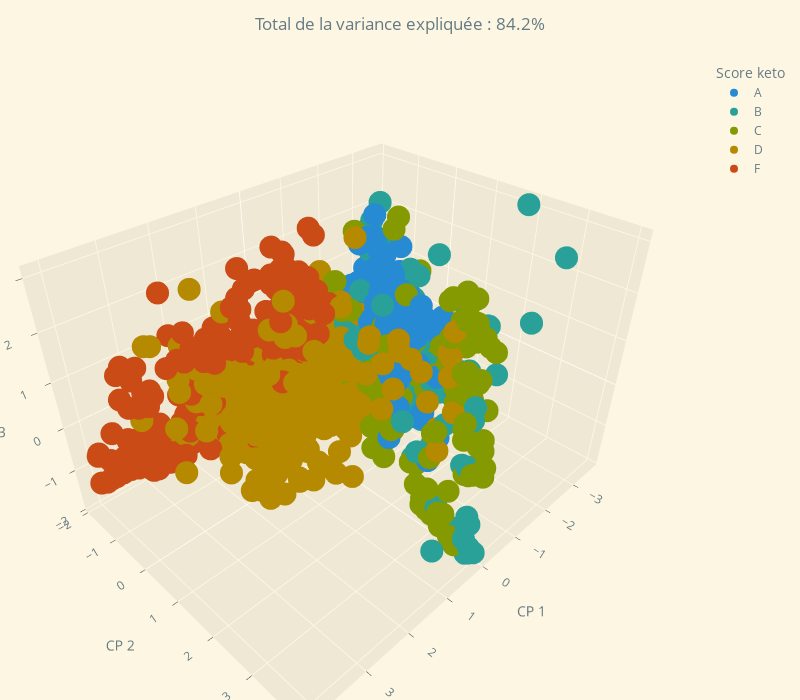

The notebook cell saved with this chart:
### Code cell
num_per_ks_kept = 500
zcore_to_filter = 3
z_scores = stats.zscore(
    pca_df[["principal_component_1", "principal_component_2", "principal_component_3"]]
)
abs_z_scores = np.abs(z_scores)
filt_entries = (abs_z_scores < zcore_to_filter).all(axis=1)
filt_pca_df = pca_df[filt_entries]
reduc_dfs = []

for keto_score in ["A", "B", "C", "D", "F"]:
    reduc_dfs.append(
        filt_pca_df.loc[filt_pca_df["keto_score"] == keto_score].sample(
            n=num_per_ks_kept
        )
    )

reduc_filt_pca_df = pd.concat(reduc_dfs, axis=0)

reduc_filt_pca_df.reset_index(drop=True, inplace=True)

plt.style.use("Solarize_Light2")

fig = px.scatter_3d(
    reduc_filt_pca_df,
    x="principal_component_1",
    y="principal_component_2",
    z="principal_component_3",
    color="keto_score",
    color_discrete_sequence=theme_clrs,
    opacity=1.0,
    template="ggplot2",
    title=f"Total de la variance expliquée : {round(sum(pca_ecr) * 100, 2)}%",
    width=800,
    height=700,
)

fig.update_layout(
    legend_title="Score keto",
    scene={
        "xaxis_title": "CP 1",
        "yaxis_title": "CP 2",
        "zaxis_title": "CP 3",
        "xaxis": {
            "backgroundcolor": plt.rcParams["axes.facecolor"],
            "gridcolor": plt.rcParams["grid.color"],
        },
        "yaxis": {
            "backgroundcolor": plt.rcParams["axes.facecolor"],
            "gridcolor": plt.rcParams["grid.color"],
        },
        "zaxis": {
            "backgroundcolor": plt.rcParams["axes.facecolor"],
            "gridcolor": plt.rcParams["grid.color"],
        },
    },
    margin={"l": 0, "r": 100, "b": 0, "t": 60},
    font={"color": plt.rcParams["axes.labelcolor"]},
    paper_bgcolor=plt.rcParams["grid.color"],
)
fig.show()
print(
    f"CP 1 and 2: {round((pca_ecr[0] + pca_ecr[1]) * 100, 2)}% of total variance.\n"
    + f"CP 1 and 3: {round((pca_ecr[0] + pca_ecr[2]) * 100, 2)}% of total variance.\n"
    + f"CP 2 and 3: {round((pca_ecr[1] + pca_ecr[2]) * 100, 2)}% of total variance."
)

### Figure 1 — Plotly figure (JSON) as saved in the notebook; plotly's stock layout.template omitted (floating-point values rounded to 4 significant figures; data arrays with more than 128 entries replaced by an {"elided": "..."} marker saying what was removed)
{"data": [{"hovertemplate": "keto_score=A<br>principal_component_1=%{x}<br>principal_component_2=%{y}<br>principal_component_3=%{z}<extra></extra>", "legendgroup": "A", "marker": {"color": "#268BD2", "opacity": 1, "symbol": "circle"}, "mode": "markers", "name": "A", "scene": "scene", "showlegend": true, "type": "scatter3d", "x": {"elided": "500 float values"}, "y": {"elided": "500 float values"}, "z": {"elided": "500 float values"}}, {"hovertemplate": "keto_score=B<br>principal_component_1=%{x}<br>principal_component_2=%{y}<br>principal_component_3=%{z}<extra></extra>", "legendgroup": "B", "marker": {"color": "#2AA198", "opacity": 1, "symbol": "circle"}, "mode": "markers", "name": "B", "scene": "scene", "showlegend": true, "type": "scatter3d", "x": {"elided": "500 float values"}, "y": {"elided": "500 float values"}, "z": {"elided": "500 float values"}}, {"hovertemplate": "keto_score=C<br>principal_component_1=%{x}<br>principal_component_2=%{y}<br>principal_component_3=%{z}<extra></extra>", "legendgroup": "C", "marker": {"color": "#859900", "opacity": 1, "symbol": "circle"}, "mode": "markers", "name": "C", "scene": "scene", "showlegend": true, "type": "scatter3d", "x": {"elided": "500 float values"}, "y": {"elided": "500 float values"}, "z": {"elided": "500 float values"}}, {"hovertemplate": "keto_score=D<br>principal_component_1=%{x}<br>principal_component_2=%{y}<br>principal_component_3=%{z}<extra></extra>", "legendgroup": "D", "marker": {"color": "#B58900", "opacity": 1, "symbol": "circle"}, "mode": "markers", "name": "D", "scene": "scene", "showlegend": true, "type": "scatter3d", "x": {"elided": "500 float values"}, "y": {"elided": "500 float values"}, "z": {"elided": "500 float values"}}, {"hovertemplate": "keto_score=F<br>principal_component_1=%{x}<br>principal_component_2=%{y}<br>principal_component_3=%{z}<extra></extra>", "legendgroup": "F", "marker": {"color": "#CB4B16", "opacity": 1, "symbol": "circle"}, "mode": "markers", "name": "F", "scene": "scene", "showlegend": true, "type": "scatter3d", "x": {"elided": "500 float values"}, "y": {"elided": "500 float values"}, "z": {"elided": "500 float values"}}], "layout": {"font": {"color": "#657b83"}, "height": 700, "legend": {"title": {"text": "Score keto"}, "tracegroupgap": 0}, "margin": {"b": 0, "l": 0, "r": 100, "t": 60}, "paper_bgcolor": "#fdf6e3", "scene": {"domain": {"x": [0, 1], "y": [0, 1]}, "xaxis": {"backgroundcolor": "#eee8d5", "gridcolor": "#fdf6e3", "title": {"text": "CP 1"}}, "yaxis": {"backgroundcolor": "#eee8d5", "gridcolor": "#fdf6e3", "title": {"text": "CP 2"}}, "zaxis": {"backgroundcolor": "#eee8d5", "gridcolor": "#fdf6e3", "title": {"text": "CP 3"}}}, "title": {"text": "Total de la variance expliquée : 84.2%"}, "width": 800}}
